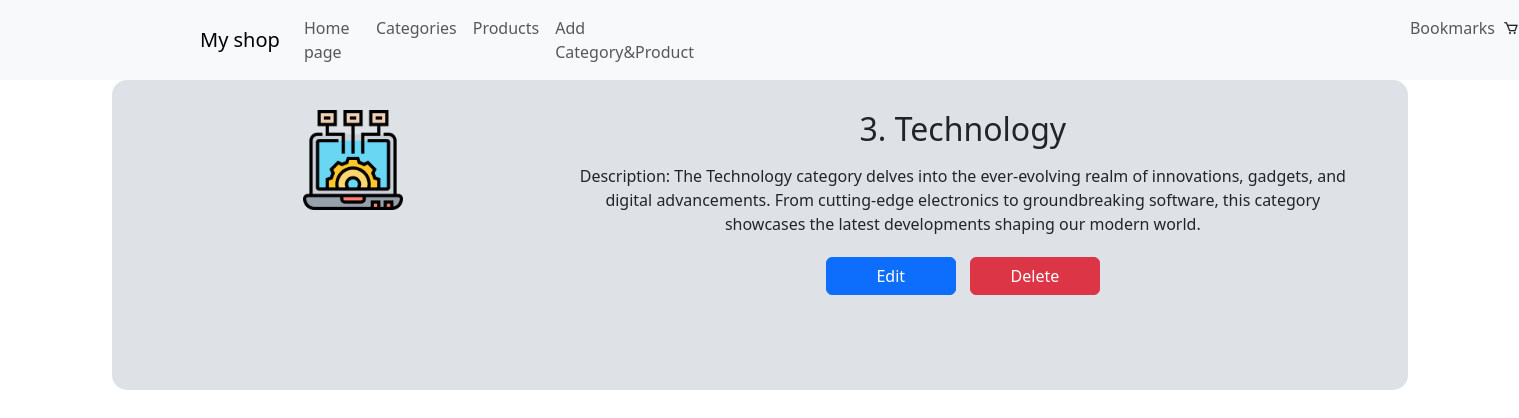
Screenshot of /category/3/ with the database file from the repository.
### online_shop/models.py (models this page shows, shortened)
class Category(models.Model):
    name = models.CharField(max_length=100, null=False, blank=False, verbose_name='Category Name')
    description = models.TextField(max_length=500, null=True, blank=True, verbose_name="Description")
    category_img = models.ImageField(null=True, blank=True, upload_to='images/', verbose_name="category image")

### online_shop/views/category_views.py (the view)
class CategoryDetailView(View):
    def get(self, request, *args, **kwargs):
        form = CategoryForm()
        category = get_object_or_404(Category, pk=kwargs.get('pk'))
        return render(request, 'category/view.html', context={'form': form, 'category': category})

### templates/category/view.html (shortened to what this page needs)
{% extends 'base.html' %}
{% load static %}
{% block content %}
    <div class="category">
        <div class="row no-gutters">
                <div class="col-md-4">
                    {% if category.category_img %}
                  <img src="{{ category.category_img.url }}" class="card-img" alt="..." style="height: 100px; width: 100px;">
                    {% endif %}
                </div>
                <div class="col-md-8">
                  <div class="card-body">
                    <h2 class="card-title">{{ category.id }}. {{ category.name }}</h2>
                    <p class="card-text mt-3">Description: {{ category.description }}</p>
                      <a href="{% url 'category_update' category.id %}" class="btn btn-primary" style="margin: 5px; width: 130px">Edit</a>
                      <a href="{% url 'category_delete' category.id %}" class="btn btn-danger" style="margin: 5px; width: 130px">Delete</a>
    </div>
      <div class="products">
      </div>
{% endblock %}

### static/css/style.css (style rules this page uses)
body { margin: 0; }
.category { background-color: #dee2e6; padding: 30px 50px 30px 50px; border-radius: 15px; text-align: center; }
.products { margin: 0; background-color: #dee2e6; text-align: center; border-radius: 15px; padding: 30px 50px 30px 50px; }

### rows the page displays
Category: category_img (picture), id "3", name "Technology", description "The Technology category delves into the ever-evolving realm of innovations, gadgets, and digital advancements. From cutting-edge electronics to groundbreaking software, this category showcases the latest developments shaping our modern world."
